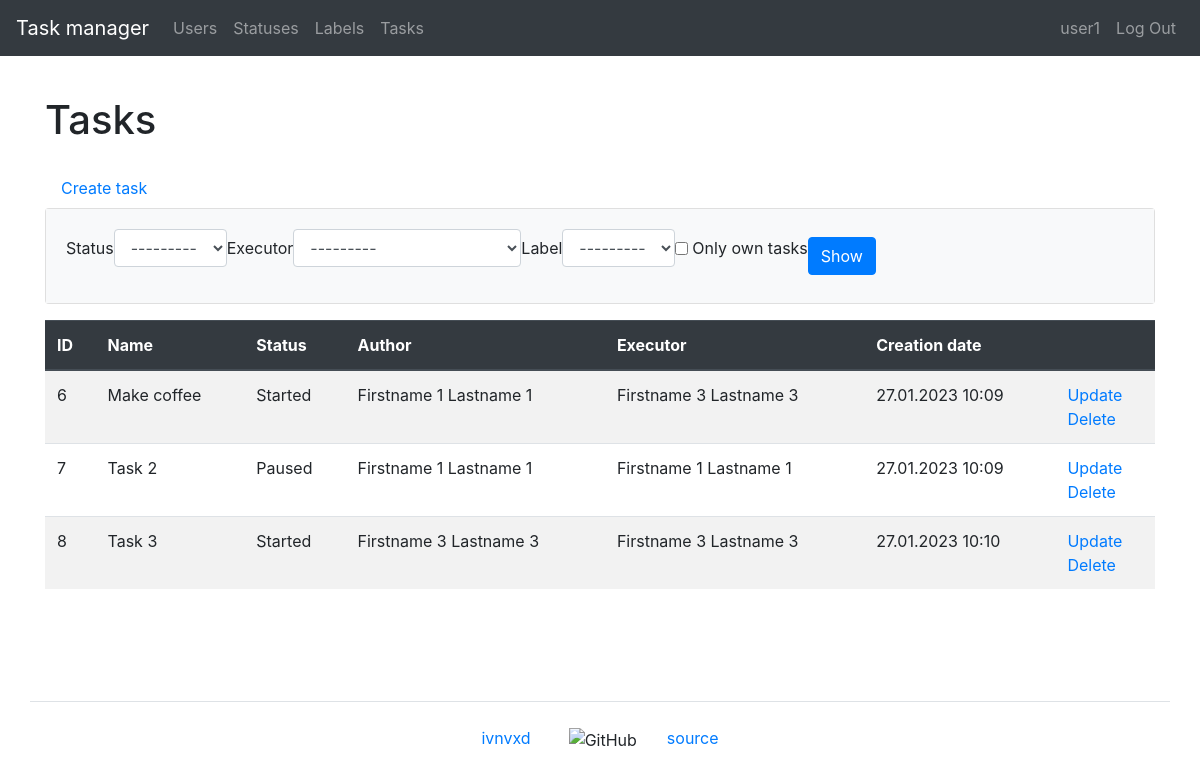
Screenshot of /tasks/ (signed in) with the database file from the repository.
### task_manager/users/models.py (models this page shows)
class User(AbstractUser):
    first_name = models.CharField(max_length=150)
    last_name = models.CharField(max_length=150)
    def __str__(self):
        return self.get_full_name()

### task_manager/tasks/models.py (models this page shows, shortened)
class Task(models.Model):
    name = models.CharField(
        max_length=150,
        blank=False,
        unique=True,
        verbose_name=_('Name')
    )
    description = models.TextField(
        max_length=10000,
        blank=True,
        verbose_name=_('Description')
    )
    date_created = models.DateTimeField(
        auto_now_add=True,
        verbose_name=_('Creation date')
    )
    author = models.ForeignKey(
        User,
        on_delete=models.PROTECT,
        related_name='author',
        verbose_name=_('Author')
    )
    status = models.ForeignKey(
        Status,
        on_delete=models.PROTECT,
        verbose_name=_('Status')
    )
    executor = models.ForeignKey(
        User,
        on_delete=models.PROTECT,
        related_name='executor',
        verbose_name=_('Executor')
    )
    label = models.ManyToManyField(
        Label,
        through='TaskLabelRelation',
        through_fields=('task', 'label'),
        blank=True,
        verbose_name=_('Label')
    )
    class Meta:
        verbose_name = _('Task')
        verbose_name_plural = _('Tasks')

### task_manager/statuses/models.py (models this page shows)
class Status(models.Model):
    name = models.CharField(
        max_length=150,
        unique=True,
        blank=False,
        verbose_name=_('Name'),
    )
    date_created = models.DateTimeField(
        auto_now_add=True,
        verbose_name=_('Creation date')
    )
    def __str__(self):
        return self.name
    class Meta:
        verbose_name = _('Status')
        verbose_name_plural = _('Statuses')

### task_manager/tasks/views.py (the view)
# urls.py: path('', TasksListView.as_view(), name='tasks'),
class TasksListView(AuthRequiredMixin, FilterView):
    template_name = 'tasks/tasks.html'
    model = Task
    filterset_class = TaskFilter
    context_object_name = 'tasks'
    extra_context = {
        'title': _('Tasks'),
        'button_text': _('Show'),
    }

### task_manager/labels/models.py (called while the page is built)
    def __str__(self):
        return self.name

### task_manager/mixins.py (called while the page is built)
    def dispatch(self, request, *args, **kwargs):
        if not request.user.is_authenticated:
            messages.error(request, self.auth_message)
            return redirect(reverse_lazy('login'))
        return super().dispatch(request, *args, **kwargs)

### task_manager/templates/tasks/tasks.html (shortened to what this page needs)
{% extends "base.html" %}
{% load bootstrap4 %}
{% load i18n %}
{% block content %}
    <h1 class="my-4">{{ title }}</h1>
    <a class="nav-link" href="{% url 'task_create' %}">{% trans 'Create task' %}</a>
    <div class="card mb-3">
      <div class="card-body bg-light">
          <form class="form-inline center" method="get">
              {% bootstrap_form filter.form field_class="ml-2 mr-3" %}
              {% bootstrap_button button_text button_type="submit" button_class="btn btn-primary" %}
          </form>
      </div>
    </div>
    <table class="table table-striped">
        <thead class="thead-dark">
            <tr>
                <th>ID</th>
                <th>{% trans 'Name' %}</th>
                <th>{% trans 'Status' %}</th>
                <th>{% trans 'Author' %}</th>
                <th>{% trans 'Executor' %}</th>
                <th>{% trans 'Creation date' %}</th>
                <th></th>
            </tr>
        </thead>
        <tbody>
            {% if tasks %}
                {% for task in tasks %}
                    <tr>
                        <td>{{ task.id }}</td>
                        <td>{{ task.name }}</td>
                        <td>{{ task.status }}</td>
                        <td>{{ task.author }}</td>
                        <td>{{ task.executor }}</td>
                        <td>{{ task.date_created|date:"d.m.Y H:i" }}</td>
                        <td>
                          <a href="{% url 'task_update' task.id %}">{% trans 'Update' %}</a>
                          <br>
                          <a href="{% url 'task_delete' task.id %}">{% trans 'Delete' %}</a>
                        </td>
                    </tr>
                {% endfor %}
            {% endif %}
        </tbody>
    </table>
{% endblock content %}

### task_manager/templates/navbar.html (shortened to what this page needs)
{% load i18n %}
<nav class="navbar navbar-expand-md navbar-dark bg-dark mb-3">
    <a class="navbar-brand" href="{% url 'home' %}">{% trans "Task manager" %}</a>
    <div class="collapse navbar-collapse" id="navbarToggleExternalContent">
        <ul class="navbar-nav mr-auto">
            <li class="nav-item">
                <a class="nav-link" href="{% url 'users' %}">{% trans "Users" %}</a>
            </li>
            {% if user.is_authenticated %}
                <li class="nav-item">
                    <a class="nav-link" href="{% url 'statuses' %}">{% trans "Statuses" %}</a>
                </li>
                <li class="nav-item">
                    <a class="nav-link" href="{% url 'labels' %}">{% trans "Labels" %}</a>
                </li>
                <li class="nav-item">
                    <a class="nav-link" href="{% url 'tasks' %}">{% trans "Tasks" %}</a>
                </li>
            {% endif %}
        </ul>
        <ul class="navbar-nav">
            {% if user.is_authenticated %}
                <li class="nav-item">
                    <a class="nav-link" href="{% url 'user_update' user.id %}">{{ user.username }}</a>
                </li>
                <li class="nav-item">
                    <a class="nav-link" href="{% url 'logout' %}">{% trans "Log Out" %}</a>
                </li>
            {% endif %}
        </ul>
    </div>
</nav>

### rows the page displays
User: username "user1"
Task: id "6", name "Make coffee", status "Started", author "Firstname 1 Lastname 1", executor "Firstname 3 Lastname 3", date_created "27.01.2023 10:09"
Task: id "7", name "Task 2", status "Paused", author "Firstname 1 Lastname 1", executor "Firstname 1 Lastname 1", date_created "27.01.2023 10:09"
Task: id "8", name "Task 3", status "Started", author "Firstname 3 Lastname 3", executor "Firstname 3 Lastname 3", date_created "27.01.2023 10:10"

### other values shown
{{ title }} "Tasks"
